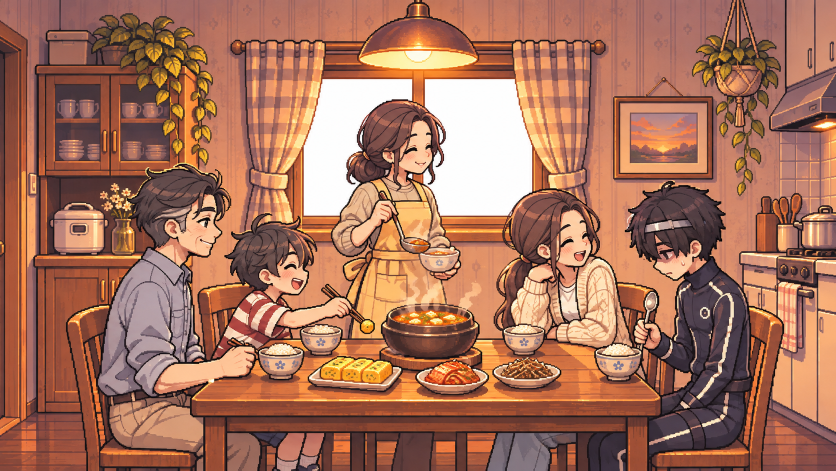
#> input picture assets/cg/_original/cg_dinner_1.png, 1672 x 941 px (shown at 1/2 size); its folder holds only this picture in this run
$ python process_cg.py
#> lines starting #> are read from the running program, lines starting #| are printed output that depends on the picture
#!/usr/bin/env python3
"""
CG(한 장 그림)를 게임 화면 크기 480x270 으로 맞춘다. 마젠타 처리는 하지 않는다.

  원본: assets/cg/_original/<이름>.png  (처음 실행 때 assets/cg/<이름>.png 를 여기로 백업)
  결과: assets/cg/<이름>.png            (비율이 다르면 가운데를 잘라 16:9 로 만든 뒤 줄임)

사용:  python3 tools/process_cg.py            (모든 CG)
       python3 tools/process_cg.py cg_dinner_1
"""
import os
import shutil
import sys

from PIL import Image

ROOT = os.path.dirname(os.path.dirname(os.path.abspath(__file__)))
CG = os.path.join(ROOT, 'assets', 'cg')
ORIG = os.path.join(CG, '_original')
W, H = 480, 270


def main():
    os.makedirs(ORIG, exist_ok=True)
    names = sys.argv[1:] or sorted({f[:-4] for d in (CG, ORIG) for f in os.listdir(d) if f.endswith('.png')})
    for name in names:
        src = os.path.join(CG, name + '.png')
        bak = os.path.join(ORIG, name + '.png')
        if not os.path.exists(bak):
            if not os.path.exists(src):
                print(name, '없음')
                continue
            shutil.copy2(src, bak)
        im = Image.open(bak).convert('RGB')
#> im is the input picture: PIL image 1672x941 RGB; mean R, G, B 166.6, 113.8, 91.6
        iw, ih = im.size
#> iw = 1672; ih = 941
        ta = W / H
        if iw / ih > ta:
            nw = round(ih * ta)
            im = im.crop(((iw - nw) // 2, 0, (iw - nw) // 2 + nw, ih))
        else:
            nh = round(iw / ta)
#> nh = 940
            im = im.crop((0, (ih - nh) // 2, iw, (ih - nh) // 2 + nh))
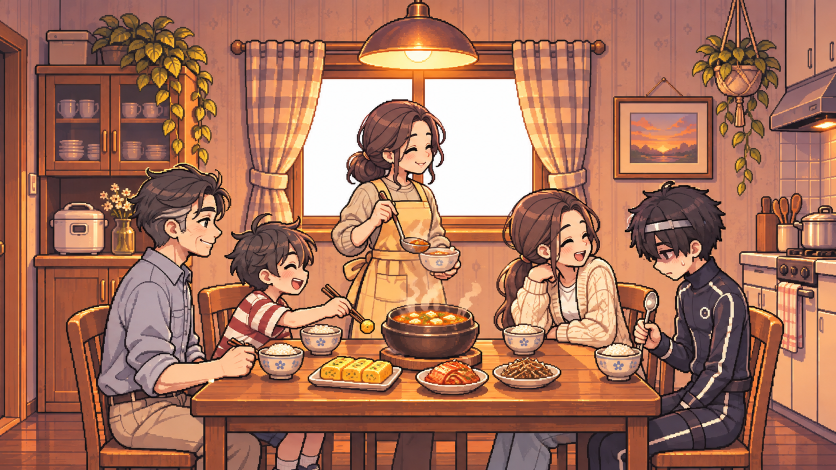
#> im: PIL image 1672x940 RGB (shown at 1/2 size); mean R, G, B 166.7, 113.8, 91.6
        im.resize((W, H), Image.LANCZOS).save(src)
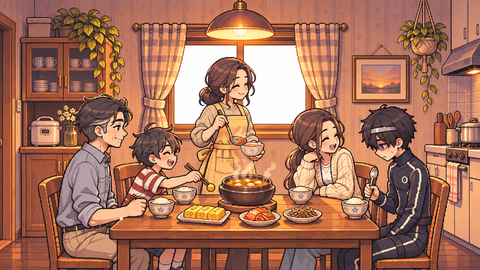
#> saved as cg_dinner_1.png: PIL image 480x270 RGB; mean R, G, B 166.5, 113.8, 91.6
        print(name, f'{iw}x{ih} → {W}x{H}')
#| cg_dinner_1 1672x941 → 480x270


if __name__ == '__main__':
    main()

$ run again, on assets/cg/_original/cg_dinner_2.png
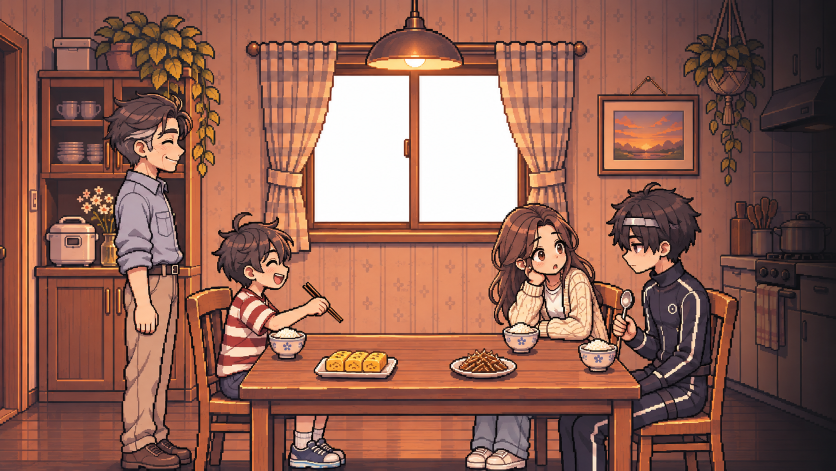
#> input picture assets/cg/_original/cg_dinner_2.png, 1672 x 941 px (shown at 1/2 size)
#> in main, im is the input picture: PIL image 1672x941 RGB; mean R, G, B 144.6, 97.8, 83.6
#> in main, `im = im.crop((0, (ih - nh) // 2, iw, (ih - nh) // 2 + nh))`:
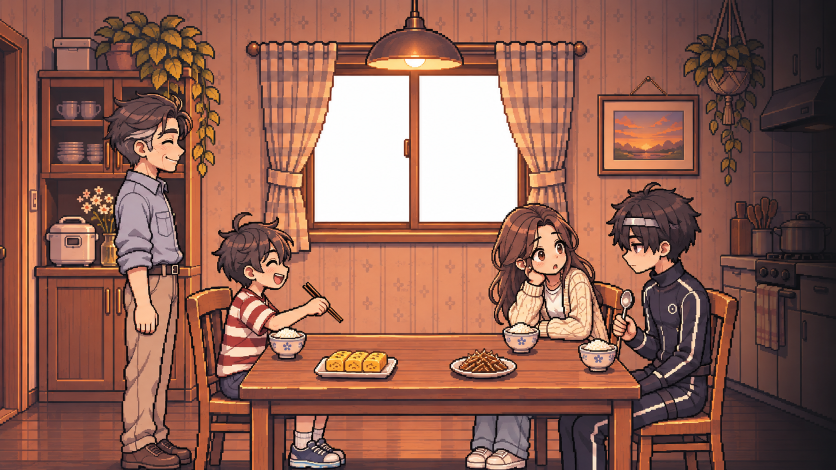
#> im: PIL image 1672x940 RGB (shown at 1/2 size); mean R, G, B 144.6, 97.8, 83.6
#> in main, `im.resize((W, H), Image.LANCZOS).save(src)`:
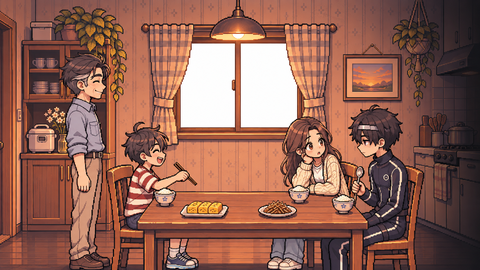
#> saved as cg_dinner_2.png: PIL image 480x270 RGB; mean R, G, B 144.6, 97.8, 83.6
#| cg_dinner_2 1672x941 → 480x270
